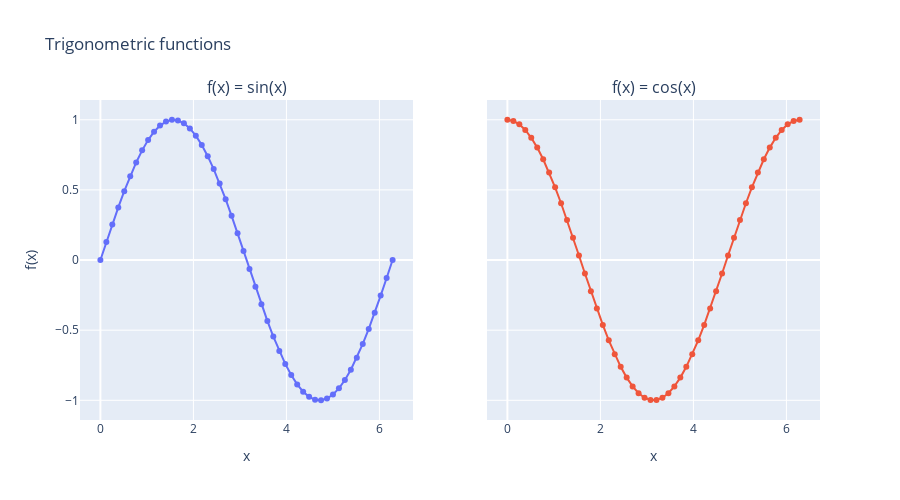

The notebook cell saved with this chart:
### Markdown cell above
## Change the figure a posteriori with the `.update_` methods

### Code cell
# Once the fig object has been created, and the traces have been added, 
# one can update any aspect of it by concatenating the .update methods.
# Here are some of the most common use cases:

(
    fig
    .update_layout(
        title='Trigonometric functions',
        showlegend=False,
        width=900,
        height=500,
    )
    .update_xaxes(
        title='x',
    )
    .update_yaxes(
        title='f(x)',
        col=1,
    )
    .update_traces(
        mode='lines+markers',
    )
)

### Figure 1 — Plotly figure (JSON) as saved in the notebook; plotly's stock layout.template omitted (floating-point values rounded to 4 significant figures)
{"data": [{"mode": "lines+markers", "name": "sin(x)", "type": "scatter", "x": [0, 0.1282, 0.2565, 0.3847, 0.5129, 0.6411, 0.7694, 0.8976, 1.026, 1.154, 1.282, 1.411, 1.539, 1.667, 1.795, 1.923, 2.052, 2.18, 2.308, 2.436, 2.565, 2.693, 2.821, 2.949, 3.077, 3.206, 3.334, 3.462, 3.59, 3.719, 3.847, 3.975, 4.103, 4.232, 4.36, 4.488, 4.616, 4.744, 4.873, 5.001, 5.129, 5.257, 5.386, 5.514, 5.642, 5.77, 5.899, 6.027, 6.155, 6.283], "xaxis": "x", "y": [0, 0.1279, 0.2537, 0.3753, 0.4907, 0.5981, 0.6957, 0.7818, 0.8551, 0.9144, 0.9587, 0.9872, 0.9995, 0.9954, 0.9749, 0.9385, 0.8866, 0.8202, 0.7403, 0.6482, 0.5455, 0.4339, 0.3151, 0.1912, 0.06407, -0.06407, -0.1912, -0.3151, -0.4339, -0.5455, -0.6482, -0.7403, -0.8202, -0.8866, -0.9385, -0.9749, -0.9954, -0.9995, -0.9872, -0.9587, -0.9144, -0.8551, -0.7818, -0.6957, -0.5981, -0.4907, -0.3753, -0.2537, -0.1279, -2.449e-16], "yaxis": "y"}, {"mode": "lines+markers", "name": "cos(x)", "type": "scatter", "x": [0, 0.1282, 0.2565, 0.3847, 0.5129, 0.6411, 0.7694, 0.8976, 1.026, 1.154, 1.282, 1.411, 1.539, 1.667, 1.795, 1.923, 2.052, 2.18, 2.308, 2.436, 2.565, 2.693, 2.821, 2.949, 3.077, 3.206, 3.334, 3.462, 3.59, 3.719, 3.847, 3.975, 4.103, 4.232, 4.36, 4.488, 4.616, 4.744, 4.873, 5.001, 5.129, 5.257, 5.386, 5.514, 5.642, 5.77, 5.899, 6.027, 6.155, 6.283], "xaxis": "x2", "y": [1, 0.9918, 0.9673, 0.9269, 0.8713, 0.8014, 0.7183, 0.6235, 0.5184, 0.4048, 0.2845, 0.1596, 0.03205, -0.09602, -0.2225, -0.3454, -0.4625, -0.5721, -0.6723, -0.7614, -0.8381, -0.901, -0.9491, -0.9816, -0.9979, -0.9979, -0.9816, -0.9491, -0.901, -0.8381, -0.7614, -0.6723, -0.5721, -0.4625, -0.3454, -0.2225, -0.09602, 0.03205, 0.1596, 0.2845, 0.4048, 0.5184, 0.6235, 0.7183, 0.8014, 0.8713, 0.9269, 0.9673, 0.9918, 1], "yaxis": "y2"}], "layout": {"annotations": [{"font": {"size": 16}, "showarrow": false, "text": "f(x) = sin(x)", "x": 0.225, "xanchor": "center", "xref": "paper", "y": 1, "yanchor": "bottom", "yref": "paper"}, {"font": {"size": 16}, "showarrow": false, "text": "f(x) = cos(x)", "x": 0.775, "xanchor": "center", "xref": "paper", "y": 1, "yanchor": "bottom", "yref": "paper"}], "height": 500, "showlegend": false, "title": {"text": "Trigonometric functions"}, "width": 900, "xaxis": {"anchor": "y", "domain": [0, 0.45], "title": {"text": "x"}}, "xaxis2": {"anchor": "y2", "domain": [0.55, 1], "title": {"text": "x"}}, "yaxis": {"anchor": "x", "domain": [0, 1], "title": {"text": "f(x)"}}, "yaxis2": {"anchor": "x2", "domain": [0, 1], "matches": "y", "showticklabels": false}}}
